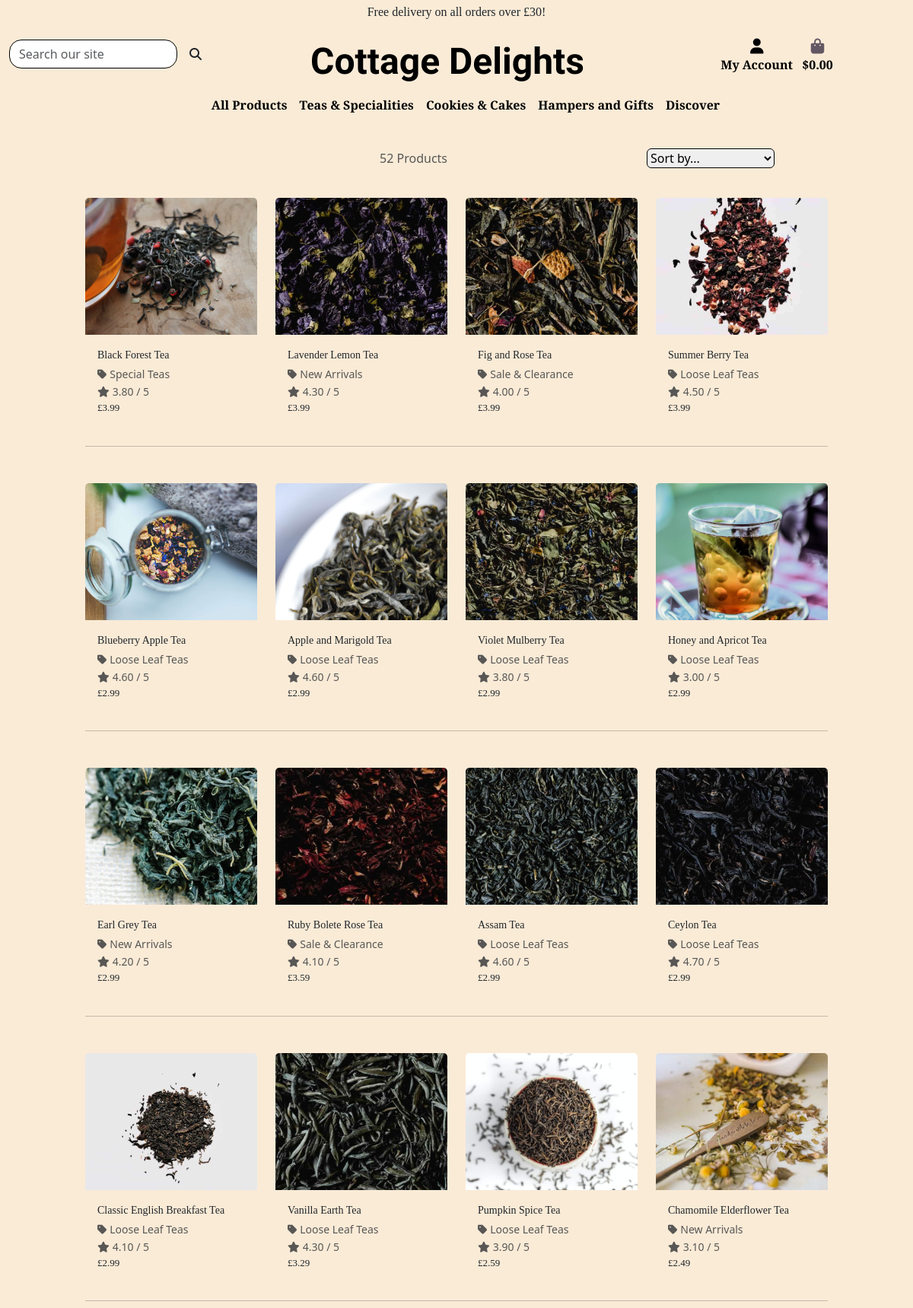
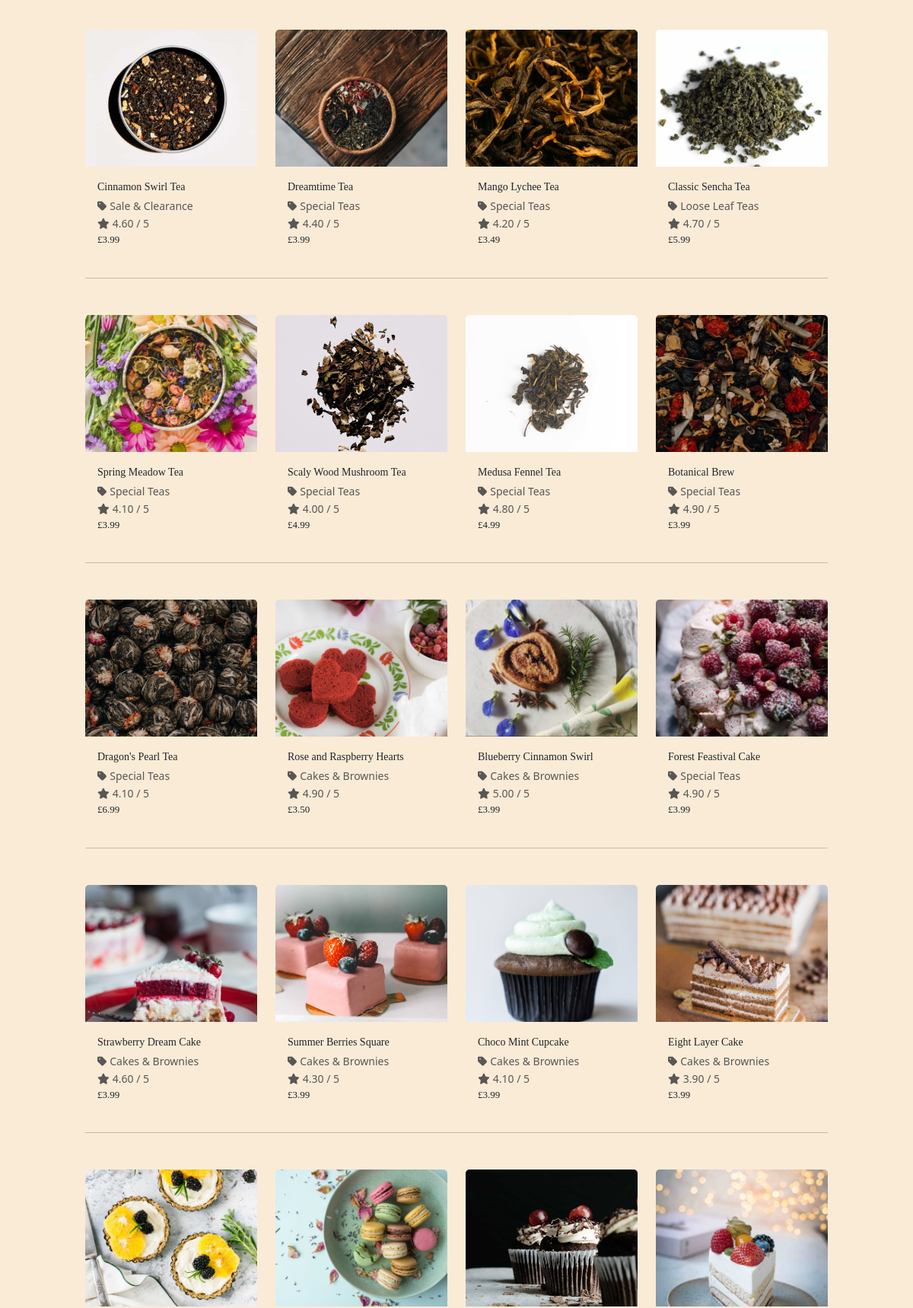
Screenshot of /products/ (upper part) with the database file from the repository (2 pictures, top to bottom).
### products/models.py (models this page shows, shortened)
class Product(models.Model):
    category = models.ForeignKey(
        'category', null=True, blank=True, on_delete=models.SET_NULL)
    sku = models.CharField(max_length=100)
    name = models.CharField(max_length=250, null=True, blank=True)
    description = models.TextField()
    ingredients = models.CharField(max_length=450)
    weight = models.CharField(max_length=10, null=True, blank=True)
    storage = models.TextField(null=True, blank=True)
    price = models.DecimalField(max_digits=6, decimal_places=2)
    rating = models.DecimalField(
        max_digits=6, decimal_places=2, null=True, blank=True)
    image_url = models.URLField(max_length=1024, null=True, blank=True)
    image = models.ImageField(null=True, blank=True)

class Category(models.Model):
    class Meta:
        verbose_name_plural = 'Categories'
    name = models.CharField(max_length=250)
    friendly_name = models.CharField(max_length=250, null=True, blank=True)

### products/views.py (the view, shortened to what this page needs)
# urls.py: path('', views.all_products, name='products'),
def all_products(request):
    products = Product.objects.all()
    query = None
    categories = None
    sort = None
    direction = None
    current_sorting = f'{sort}_{direction}'
    context = {
        'products': products,
        'search_term': query,
        'current_categories': categories,
        'current_sorting': current_sorting
    }
    return render(request, 'products/products.html', context)

### cart/contexts.py (called while the page is built, shortened)
def cart_contents(request):
    cart_items = []
    order_total = 0
    product_quant = 0
    cart = request.session.get('cart', {})
    if order_total < settings.FREE_DELIVERY_THRESHOLD:
        delivery = order_total * Decimal(
            settings.STANDARD_DELIVERY_PERCENTAGE / 100)
        free_delivery_delta = settings.FREE_DELIVERY_THRESHOLD - order_total
    else:
        delivery = 0
        free_delivery_delta = 0
    grand_total = delivery + order_total
    context = {
        'cart_items': cart_items,
        'order_total': order_total,
        'product_quant': product_quant,
        'delivery': delivery,
        'free_delivery_delta': free_delivery_delta,
        'free_delivery_threshold': settings.FREE_DELIVERY_THRESHOLD,
        'grand_total': grand_total,
    }
    return context

### products/templates/products/products.html (shortened to what this page needs)
{% extends 'base.html' %}
{% load static %}
{% block page_header %}
<div class="container header-container">
</div>
{% endblock %}
{% block content %}
<div class="overlay"></div>
<div class="container-fluid">
    <div class="row">
        <div class="product-container col-10 offset-1">
            <div class="row mt-3 mb-2">
                <div class="col-12 col-md-6 my-auto order-md-last d-flex justify-content-center justify-content-md-end">
                    <div class="sort-select-wrapper w-50">
                        <select id="sort-selector"
                            class="custom-select custom-select-sm rounded border border-{% if current_sorting != 'None_None' %}info{% else %}black{% endif %}">
                            <option value="reset" {% if current_sorting == 'None_None' %}selected{% endif %}>Sort by...
                            </option>
                        </select>
                    </div>
                </div>
                <div class="col-12 col-md-6 order-md-first">
                    <p class="text-muted mt-3 text-center text-md-end">
                        {{ products|length }} Products
                    </p>
                </div>
            </div>
            <div class="row">
                {% for product in products %}
                <div class="col-sm-6 col-md-6 col-lg-4 col-xl-3 cardcontainer mt-3 d-flex justify-content-evenly">
                    <div class="card productcards h-60 rounded">
                        {% if product.image %}
                        <a href="{% url 'productdetails' product.id %}">
                            <img class="card-img-top" src="{{ product.image.url }}" alt="{{ product.name }}">
                        </a>
                        {% else %}
                        <a href="{% url 'productdetails' product.id %}">
                            <img class="card-img-top" src="{{ MEDIA_URL }}noimage.png" alt="{{ product.name }}">
                        </a>
                        {% endif %}
                        <div class="card-body pb-0">
                            <p class="mb-0 product-name">{{ product.name }}</p>
                        </div>
                        <div class="card-footer pt-0 border-0 text-start">
                            <div class="row">
                                <div class="col">
                                    {% if product.category %}
                                    <p class="small mt-1 mb-0">
                                        <a class="text-muted"
                                            href="{% url 'products' %}?category={{ product.category.name }}">
                                            <i class="fas fa-tag me-1"></i>{{ product.category.friendly_name }}
                                        </a>
                                    </p>
                                    {% endif %}
                                    {% if product.rating %}
                                    <small class="text-muted"><i class="fas fa-star me-1"></i>{{ product.rating }} /
                                        5</small>
                                    {% else %}
                                    <small class="text-muted">No Rating</small>
                                    {% endif %}
                                    <p class="lead mb-0 text-start font-weight-bold">£{{ product.price }}</p>
                                </div>
                            </div>
                        </div>
                    </div>
                </div>
                {% if forloop.counter|divisibleby:4 %}
                <div class="col-12 d-none d-xl-block my-3">
                    <hr>
                </div>
                {% endif %}
                {% endfor %}
            </div>
        </div>
    </div>
</div>
{% endblock %}

### static/css/base.css (style rules this page uses)
html { height: 100%; margin: 0; padding: 0; width: 100%; }
body { width: 100%; background-image: url('/media/elaine-howlin-FEpNmWh1fMc-unsplash-min.jpg'); background-repeat: no-repeat; background-size: cover; background-color: rgb(247, 235, 235); height: calc(76vh - 164px); }
.overlay { height: 100%; width: 100%; background-color: antiquewhite; z-index: -1; top: 0; left: 0; position: fixed; }
.header-container { padding-top: 164px; width: 100%; }
a.text-muted { text-decoration: none; }
img.card-img-top { width: 100%; height: 15vw; object-fit: cover; }
div.productcards { width: 20rem; }
div.card, div.card-footer { background-color: transparent; border: none; }
p.product-name { font-weight: 500; font-size: 14px; font-family: "Arbutus Slab", serif; }
div.card-body { margin-bottom: 0; }
p.lead { font-size: 13px; font-weight: 500; font-family: "Arbutus Slab", serif; }
@media (min-width: 768px) { .container { width: 100%; } }
@media (min-width: 992px) { .header-container { padding-top: 164px; } }
@media screen and (min-width: 768px) and (max-width: 1755px) { html { width: 100%; } }
@media screen and (min-width: 768px) and (max-width: 1755px) { body { width: 100%; } }
@media screen and (min-width: 768px) and (max-width: 1755px) { div.container { width: 100%; } }

### rows the page displays
Product: image (picture), name "Black Forest Tea", category.friendly_name "Special Teas", rating "3.80", price "3.99"
Product: image (picture), name "Lavender Lemon Tea", category.friendly_name "New Arrivals", rating "4.30", price "3.99"
Product: image (picture), name "Fig and Rose Tea", category.friendly_name "Sale & Clearance", rating "4.00", price "3.99"
Product: image (picture), name "Summer Berry Tea", category.friendly_name "Loose Leaf Teas", rating "4.50", price "3.99"
Product: image (picture), name "Blueberry Apple Tea", category.friendly_name "Loose Leaf Teas", rating "4.60", price "2.99"
Product: image (picture), name "Apple and Marigold Tea", category.friendly_name "Loose Leaf Teas", rating "4.60", price "2.99"
Product: image (picture), name "Violet Mulberry Tea", category.friendly_name "Loose Leaf Teas", rating "3.80", price "2.99"
Product: image (picture), name "Honey and Apricot Tea", category.friendly_name "Loose Leaf Teas", rating "3.00", price "2.99"
Product: image (picture), name "Earl Grey Tea", category.friendly_name "New Arrivals", rating "4.20", price "2.99"
Product: image (picture), name "Ruby Bolete Rose Tea", category.friendly_name "Sale & Clearance", rating "4.10", price "3.59"
Product: image (picture), name "Assam Tea", category.friendly_name "Loose Leaf Teas", rating "4.60", price "2.99"
Product: image (picture), name "Ceylon Tea", category.friendly_name "Loose Leaf Teas", rating "4.70", price "2.99"
Product: image (picture), name "Classic English Breakfast Tea", category.friendly_name "Loose Leaf Teas", rating "4.10", price "2.99"
Product: image (picture), name "Vanilla Earth Tea", category.friendly_name "Loose Leaf Teas", rating "4.30", price "3.29"
Product: image (picture), name "Pumpkin Spice Tea", category.friendly_name "Loose Leaf Teas", rating "3.90", price "2.59"
Product: image (picture), name "Chamomile Elderflower Tea", category.friendly_name "New Arrivals", rating "3.10", price "2.49"
Product: image (picture), name "Cinnamon Swirl Tea", category.friendly_name "Sale & Clearance", rating "4.60", price "3.99"
Product: image (picture), name "Dreamtime Tea", category.friendly_name "Special Teas", rating "4.40", price "3.99"
Product: image (picture), name "Mango Lychee Tea", category.friendly_name "Special Teas", rating "4.20", price "3.49"
Product: image (picture), name "Classic Sencha Tea", category.friendly_name "Loose Leaf Teas", rating "4.70", price "5.99"
Product: image (picture), name "Spring Meadow Tea", category.friendly_name "Special Teas", rating "4.10", price "3.99"
Product: image (picture), name "Scaly Wood Mushroom Tea", category.friendly_name "Special Teas", rating "4.00", price "4.99"
Product: image (picture), name "Medusa Fennel Tea", category.friendly_name "Special Teas", rating "4.80", price "4.99"
Product: image (picture), name "Botanical Brew", category.friendly_name "Special Teas", rating "4.90", price "3.99"
Product: image (picture), name "Dragon's Pearl Tea", category.friendly_name "Special Teas", rating "4.10", price "6.99"
Product: image (picture), name "Rose and Raspberry Hearts", category.friendly_name "Cakes & Brownies", rating "4.90", price "3.50"
Product: image (picture), name "Blueberry Cinnamon Swirl", category.friendly_name "Cakes & Brownies", rating "5.00", price "3.99"
Product: image (picture), name "Forest Feastival Cake", category.friendly_name "Special Teas", rating "4.90", price "3.99"
Product: image (picture), name "Strawberry Dream Cake", category.friendly_name "Cakes & Brownies", rating "4.60", price "3.99"
Product: image (picture), name "Summer Berries Square", category.friendly_name "Cakes & Brownies", rating "4.30", price "3.99"
Product: image (picture), name "Choco Mint Cupcake", category.friendly_name "Cakes & Brownies", rating "4.10", price "3.99"
Product: image (picture), name "Eight Layer Cake", category.friendly_name "Cakes & Brownies", rating "3.90", price "3.99"
Product: image (picture)
Product: image (picture)
Product: image (picture)
Product: image (picture)

### other values shown
{{ free_delivery_threshold }} "30"
{{ products|length }} "52"
